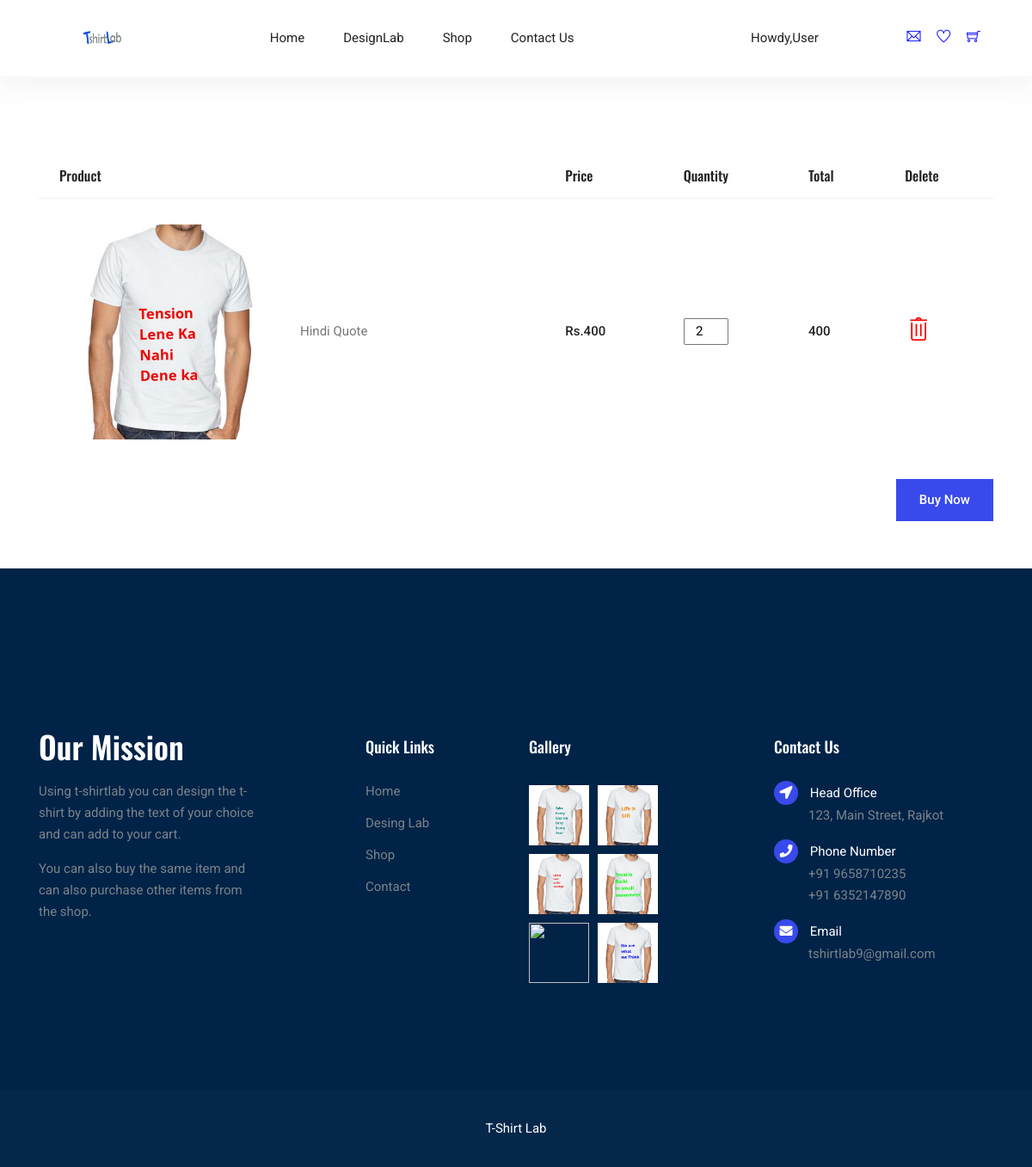
The app's page /client/cart.php with its own data.
### tables this page shows
CREATE TABLE `cart` (
  `UserID` int(11) NOT NULL,
  `ProductID` int(11) NOT NULL,
  `T_ShirtImg` varchar(255) NOT NULL,
  `T_ShirtName` varchar(255) NOT NULL,
  `Price` int(11) NOT NULL,
  `Quantity` int(11) NOT NULL,
  `SubTotal` int(11) NOT NULL,
  `Total` int(11) NOT NULL,
  `TotalProduct` int(11) NOT NULL
);

### admin/classes/DBConfig.php (called while the page is built, shortened)
<?php
	Class DBConfig
	{
        private $Server="localhost";
        private $DBUser="root";
        private $DBPassword="";
        public $Database="tshirtlab";
		public function __construct()
		{
			try
			{
				$this->con=mysqli_connect($this->Server, $this->DBUser,$this->DBPassword,$this->Database) or die('Cannot connect to the database because: '.mysqli_connect_error());
			}
			catch(Exception $ex)
			{
				echo $ex->message.mysqli_connect_error();
			}
		}
	}
?>

### admin/classes/Cart.php (called while the page is built, shortened)
<?php
include_once ("DBConfig.php");
class cart extends DBConfig
{
    function getAll()
    {
        $resultArray = array();
        $sql = "select * from cart";
        $result = mysqli_query($this->con,$sql);
        while($row = mysqli_fetch_assoc($result))
        {
            $resultArray[] = $row;
        }
        return $resultArray;
    }
}
?>

### client/cart.php (the view, shortened to what this page needs)
<?php
    include 'parts/header.php';
?>
<!DOCTYPE html>
<html lang="en">
<head>
</head>
<body>
  <section class="cart_area">
      <div class="container">
          <div class="cart_inner">
              <div class="table-responsive">
                  <table class="table">
                  	<tbody>
                      <thead>
                          <tr>
                              <th scope="col">Product</th>
                              <th scope="col">Price</th>
                              <th scope="col">Quantity</th>
                              <th scope="col">Total</th>
							  <th scope="col">Delete</th>
                          </tr>
                      </thead>
					   <?php
						include 'C:\xampp\htdocs\t-shirtLab\admin\classes\Cart.php';
						$objcart = new cart();
						$result = $objcart->getAll();
						$pidArray = array();
						foreach($result as $row){
							$pidArray[] = $row['ProductID'];
						}
						$printedPidArray = array();
						foreach($result as $row)
						{
							$productID = $row['ProductID'];
							$counts = array_count_values($pidArray);
							$itemQuantity = $counts[$productID];
							if(!in_array($productID, $printedPidArray)){
					  ?>
                          <tr>
                              <td>
                                  <div class="media">
                                      <div class="d-flex">
                                          <img src="\t-shirtLab\admin\upload\<?php echo($row['T_ShirtImg']);?>" alt="" height="250px" width="250px">
                                      </div>
                                      <div class="media-body">
                                          <p><?php echo($row['T_ShirtName']);?></p>
                                      </div>
								</td>
                                  </div>
                              <td>
                                  <h5 id="<?php echo "price-".$productID; ?>">Rs.<?php echo($row['Price']);?></h5>
                              </td>
							  <td>
								<input style="text-align: center" type="number" Min="1" Max="50" value="<?php echo ($row['Quantity']); ?>" name="proquantity"id="<?php echo "quantity-".$productID; ?>" class="quantity_dropdown" data-productid="1" onchange="getquantity(this)">
							  </td>
							  	<?php
							  		$totalprice = $itemQuantity*$row['Price'];
							  	?>
                              <td>
                                  <h5 id="<?php echo "total-".$productID; ?>"><?php echo $totalprice?></h5>
                              </td>
							  <td>
								<a href="Con_DeleteFromCart.php?ProductID=<?php echo ($row['ProductID']);?>"><i style="color:red; font-size: 30px;"class="ti-trash"></i></a>
							  </td>
						    <?php
						    	}
						    	$printedPidArray[] = $productID;
							}
							?>
				  <a href="checkout.php" style="float:right; " class="button button--active button-contactForm">Buy Now</a>
              </div>
          </div>
  </section>
	<?php
    include 'parts/footer.php';
  ?>
</body>
</html>

### client/css/main.css (style rules this page uses)
body { color:#777;font-family:"Roboto",sans-serif;font-size:15px;font-weight:400;line-height:1.667 }
h1,h2,h3,h4,h5,h6 { font-family:"Oswald",sans-serif;color:#222;line-height:1.1 }
a { display:inline-block }
.button { display:inline-block;border:1px solid #384aeb;border-radius:30px;color:#222;font-weight:500;padding:12px 50px;background:#384aeb;color:#fff;transition:all .4s ease }
.button--active { background:#384aeb;color:#fff }
.button-contactForm { border:1px solid #384aeb !important;border-radius:0;padding:11px 26px }
.cart_area { padding-top:90px;padding-bottom:55px }
.cart_inner .table th,.cart_inner .table td { padding:.75rem 1.5rem;border-color:#EEEEEE }
.cart_inner .table thead tr th { border-top:0px;font-size:16px;font-weight:500;font-family:"Oswald",sans-serif;color:#222;border-bottom:0px !important }
.cart_inner .table tbody tr td { padding-top:30px;padding-bottom:30px;vertical-align:middle;align-self:center }
.cart_inner .table tbody tr td .media .d-flex { padding-right:30px }
.cart_inner .table tbody tr td .media .d-flex img { border-radius:3px }
.cart_inner .table tbody tr td .media .media-body { vertical-align:middle;align-self:center }
.cart_inner .table tbody tr td .media .media-body p { margin-bottom:0px }
.cart_inner .table tbody tr td h5 { font-size:15px;color:#222;font-family:"Roboto",sans-serif;margin-bottom:0px }

### records on screen
cart: T_ShirtImg (picture), T_ShirtName "Hindi Quote", Price "400", proquantity "2"
